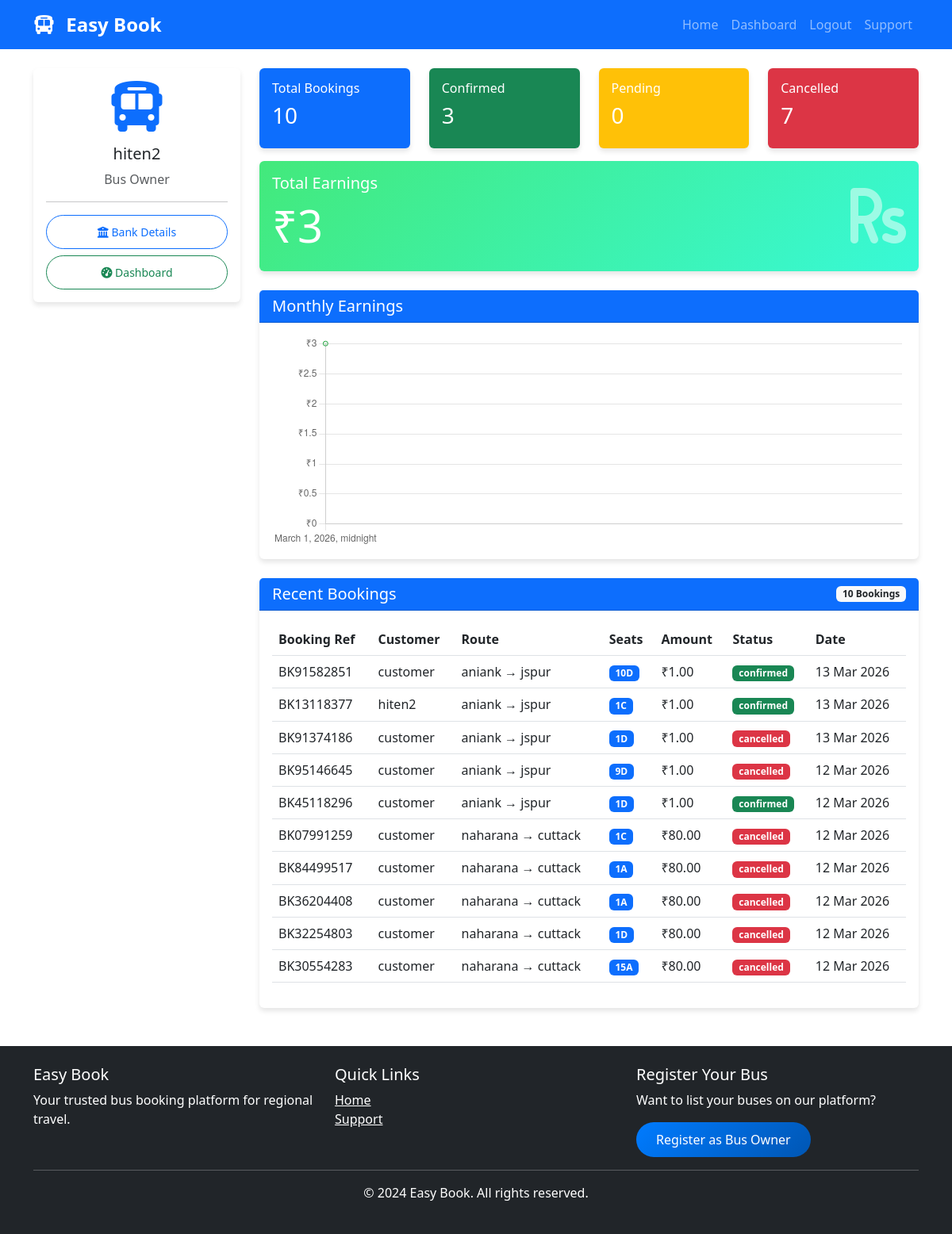
/bus-owner/booking-stats/ (signed in), run on the app's committed database.
### easybook/apps/accounts/models.py (models this page shows, shortened)
class User(AbstractUser):
    USER_TYPES = (
        ('customer', 'Customer'),
        ('bus_owner', 'Bus Owner'),
        ('admin', 'Admin'),
    )
    user_type = models.CharField(max_length=20, choices=USER_TYPES, default='customer')
    phone = models.CharField(max_length=15, unique=True)
    email_verified = models.BooleanField(default=False)
    phone_verified = models.BooleanField(default=False)
    profile_pic = models.ImageField(upload_to='profile_pics/', null=True, blank=True)
    address = models.CharField(max_length=255, blank=True, null=True)
    city = models.CharField(max_length=100, blank=True, null=True)
    state = models.CharField(max_length=100, blank=True, null=True)
    pincode = models.CharField(max_length=10, blank=True, null=True)
    date_of_birth = models.DateField(null=True, blank=True)
    created_at = models.DateTimeField(auto_now_add=True)
    updated_at = models.DateTimeField(auto_now=True)
    groups = models.ManyToManyField(
        'auth.Group',
        verbose_name='groups',
        blank=True,
        help_text='The groups this user belongs to.',
        related_name="custom_user_set",
        related_query_name="custom_user",
    )
    user_permissions = models.ManyToManyField(
        'auth.Permission',
        verbose_name='user permissions',
        blank=True,
        help_text='Specific permissions for this user.',
        related_name="custom_user_set",
        related_query_name="custom_user",
    )

### easybook/apps/bookings/models.py (models this page shows, shortened)
class Booking(models.Model):
    BOOKING_STATUS = (
        ('pending', 'Pending'),
        ('confirmed', 'Confirmed'),
        ('cancelled', 'Cancelled'),
        ('completed', 'Completed'),
    )
    user = models.ForeignKey(User, on_delete=models.CASCADE, limit_choices_to={'user_type': 'customer'}, related_name='customer_bookings')
    route = models.ForeignKey(Route, on_delete=models.CASCADE, related_name='route_bookings')
    booking_date = models.DateTimeField(auto_now_add=True)
    journey_date = models.DateField()
    total_amount = models.DecimalField(max_digits=10, decimal_places=2)
    status = models.CharField(max_length=20, choices=BOOKING_STATUS, default='pending')
    payment_id = models.CharField(max_length=100, blank=True, null=True)
    payment_method = models.CharField(max_length=50, blank=True, null=True)
    booking_reference = models.CharField(max_length=20, unique=True)

class BookedSeat(models.Model):
    GENDER_CHOICES = (
        ('M', 'Male'),
        ('F', 'Female'),
        ('O', 'Other'),
    )
    booking = models.ForeignKey(Booking, on_delete=models.CASCADE, related_name='booked_seats')
    seat = models.ForeignKey(Seat, on_delete=models.CASCADE, related_name='seat_bookings')
    passenger_name = models.CharField(max_length=100)
    passenger_age = models.IntegerField()
    passenger_gender = models.CharField(max_length=10, choices=GENDER_CHOICES)
    passenger_adhar = models.CharField(max_length=12, blank=True, null=True)
    class Meta:
        unique_together = ['booking', 'seat']

### easybook/apps/bus_owners/models.py (models this page shows, shortened)
class Route(models.Model):
    bus = models.ForeignKey(Bus, on_delete=models.CASCADE, related_name='routes')
    source = models.CharField(max_length=100)
    destination = models.CharField(max_length=100)
    departure_time = models.DateTimeField()
    arrival_time = models.DateTimeField()
    duration = models.CharField(max_length=50, help_text="e.g., 5 hours 30 mins", blank=True)
    fare = models.DecimalField(max_digits=10, decimal_places=2)
    available_seats = models.IntegerField()
    operating_days = models.CharField(max_length=100, help_text="Mon,Tue,Wed,Thu,Fri,Sat,Sun", default="All Days")

class Seat(models.Model):
    SEAT_TYPES = (
        ('window', 'Window'),
        ('aisle', 'Aisle'),
        ('middle', 'Middle'),
        ('sleeper_lower', 'Sleeper Lower'),
        ('sleeper_upper', 'Sleeper Upper'),
    )
    bus = models.ForeignKey(Bus, on_delete=models.CASCADE, related_name='seats')
    seat_number = models.CharField(max_length=10)
    seat_type = models.CharField(max_length=20, choices=SEAT_TYPES, default='window')
    seat_row = models.IntegerField()
    seat_column = models.IntegerField()
    is_active = models.BooleanField(default=True)
    class Meta:
        unique_together = ['bus', 'seat_number']
        ordering = ['seat_row', 'seat_column']

### easybook/apps/bus_owners/views.py (the view)
# urls.py: path('booking-stats/', views.owner_booking_stats, name='owner_booking_stats'),
@login_required
def owner_booking_stats(request):
    if request.user.user_type != 'bus_owner':
        messages.error(request, 'Access denied. Bus owner only.')
        return redirect('home')
    buses = Bus.objects.filter(owner=request.user)
    all_routes = Route.objects.filter(bus__in=buses)
    bookings = Booking.objects.filter(route__in=all_routes).order_by('-booking_date')
    total_bookings = bookings.count()
    confirmed_bookings = bookings.filter(status='confirmed').count()
    pending_bookings = bookings.filter(status='pending').count()
    cancelled_bookings = bookings.filter(status='cancelled').count()
    total_earnings = bookings.filter(status='confirmed').aggregate(Sum('total_amount'))['total_amount__sum'] or 0
    monthly_earnings = bookings.filter(status='confirmed').annotate(
        month=TruncMonth('booking_date')
    ).values('month').annotate(
        total=Sum('total_amount'),
        count=Count('id')
    ).order_by('month')
    recent_bookings = bookings[:10]
    context = {
        'total_bookings': total_bookings,
        'confirmed_bookings': confirmed_bookings,
        'pending_bookings': pending_bookings,
        'cancelled_bookings': cancelled_bookings,
        'total_earnings': total_earnings,
        'monthly_earnings': monthly_earnings,
        'recent_bookings': recent_bookings,
        'buses': buses,
    }
    return render(request, 'bus_owner/booking_stats.html', context)

### templates/bus_owner/booking_stats.html (shortened to what this page needs)
{% extends 'base.html' %}
{% block content %}
<div class="container mt-4">
    <div class="row">
        <div class="col-md-3">
            <div class="card">
                <div class="card-body text-center">
                    <i class="fas fa-bus fa-4x text-primary mb-3"></i>
                    <h5>{{ user.get_full_name|default:user.username }}</h5>
                    <p class="text-muted">Bus Owner</p>
                    <hr>
                    <a href="{% url 'add_bank_details' %}" class="btn btn-outline-primary btn-sm w-100 mb-2">
                        <i class="fas fa-university"></i> Bank Details
                    </a>
                    <a href="{% url 'bus_owner_dashboard' %}" class="btn btn-outline-success btn-sm w-100">
                        <i class="fas fa-tachometer-alt"></i> Dashboard
                    </a>
                </div>
            </div>
        </div>
        <div class="col-md-9">
            <div class="row">
                <div class="col-md-3 mb-3">
                    <div class="card bg-primary text-white">
                        <div class="card-body">
                            <h6>Total Bookings</h6>
                            <h3>{{ total_bookings }}</h3>
                        </div>
                    </div>
                </div>
                <div class="col-md-3 mb-3">
                    <div class="card bg-success text-white">
                        <div class="card-body">
                            <h6>Confirmed</h6>
                            <h3>{{ confirmed_bookings }}</h3>
                        </div>
                    </div>
                </div>
                <div class="col-md-3 mb-3">
                    <div class="card bg-warning text-white">
                        <div class="card-body">
                            <h6>Pending</h6>
                            <h3>{{ pending_bookings }}</h3>
                        </div>
                    </div>
                </div>
                <div class="col-md-3 mb-3">
                    <div class="card bg-danger text-white">
                        <div class="card-body">
                            <h6>Cancelled</h6>
                            <h3>{{ cancelled_bookings }}</h3>
                        </div>
                    </div>
                </div>
            </div>
            <div class="card bg-gradient-success text-white mb-4">
                <div class="card-body">
                    <div class="row align-items-center">
                        <div class="col-md-6">
                            <h5>Total Earnings</h5>
                            <h2 class="display-4">₹{{ total_earnings|floatformat:0 }}</h2>
                        </div>
                        <div class="col-md-6 text-end">
                            <i class="fas fa-rupee-sign fa-5x opacity-50"></i>
                        </div>
                    </div>
                </div>
            </div>
            <div class="card mb-4">
                <div class="card-header bg-primary text-white">
                    <h5 class="mb-0">Monthly Earnings</h5>
                </div>
                <div class="card-body">
                    <canvas id="earningsChart" height="100"></canvas>
                </div>
            </div>
            <div class="card">
                <div class="card-header bg-primary text-white d-flex justify-content-between align-items-center">
                    <h5 class="mb-0">Recent Bookings</h5>
                    <span class="badge bg-light text-dark">{{ recent_bookings|length }} Bookings</span>
                </div>
                <div class="card-body">
                    <div class="table-responsive">
                        <table class="table table-hover">
                            <thead>
                                <tr>
                                    <th>Booking Ref</th>
                                    <th>Customer</th>
                                    <th>Route</th>
                                    <th>Seats</th>
                                    <th>Amount</th>
                                    <th>Status</th>
                                    <th>Date</th>
                                </tr>
                            </thead>
                            <tbody>
                                {% for booking in recent_bookings %}
                                <tr>
                                    <td>{{ booking.booking_reference }}</td>
                                    <td>{{ booking.user.username }}</td>
                                    <td>{{ booking.route.source }} → {{ booking.route.destination }}</td>
                                    <td>
                                        {% for seat in booking.booked_seats.all %}
                                            <span class="badge bg-primary">{{ seat.seat.seat_number }}</span>
                                        {% endfor %}
                                    </td>
                                    <td>₹{{ booking.total_amount }}</td>
                                    <td>
                                        <span class="badge
                                            {% if booking.status == 'confirmed' %}bg-success
                                            {% elif booking.status == 'pending' %}bg-warning
                                            {% elif booking.status == 'cancelled' %}bg-danger
                                            {% else %}bg-secondary{% endif %}">
                                            {{ booking.status }}
                                        </span>
                                    </td>
                                    <td>{{ booking.booking_date|date:"d M Y" }}</td>
                                </tr>
                                {% empty %}
                                <tr>
                                    <td colspan="7" class="text-center">No bookings yet</td>
                                </tr>
                                {% endfor %}
                            </tbody>
                        </table>
                    </div>
                </div>
            </div>
        </div>
    </div>
</div>
<script>
document.addEventListener('DOMContentLoaded', function() {
    // Prepare monthly earnings data
    const months = [];
    const earnings = [];
    {% for month in monthly_earnings %}
        months.push('{{ month.month }}');
        earnings.push({{ month.total|floatformat:0 }});
    {% endfor %}
    // Create chart
    const ctx = document.getElementById('earningsChart').getContext('2d');
    new Chart(ctx, {
        type: 'line',
        data: {
            labels: months,
            datasets: [{
                label: 'Monthly Earnings (₹)',
                data: earnings,
                borderColor: '#28a745',
                backgroundColor: 'rgba(40, 167, 69, 0.1)',
                tension: 0.4,
                fill: true
            }]
        },
        options: {
            responsive: true,
            plugins: {
                legend: {
                    display: false
                }
            },
            scales: {
                y: {
                    beginAtZero: true,
                    ticks: {
                        callback: function(value) {
                            return '₹' + value;
                        }
                    }
                }
            }
        }
    });
});
</script>
{% endblock %}

### static/css/style.css (style rules this page uses)
:root { --primary-color: #007bff; --secondary-color: #6c757d; }
body { font-family: 'Segoe UI', Tahoma, Geneva, Verdana, sans-serif; min-height: 100vh; display: flex; flex-direction: column; }
.card { border: none; box-shadow: 0 4px 6px rgba(0,0,0,.1); transition: transform 0.3s ease; }
.btn { border-radius: 25px; padding: 10px 25px; }

### templates/bus_owner/booking_stats.html (style rules this page uses)
.bg-gradient-success { background: linear-gradient(135deg, #43e97b 0%, #38f9d7 100%); }
.opacity-50 { opacity: 0.5; }

### data on the page
User: get_full_name "hiten2"
Booking: booking_reference "BK91582851", user.username "customer", route.source "aniank", route.destination "jspur", total_amount "1.00", status "confirmed", booking_date "13 Mar 2026"
BookedSeat: seat.seat_number "10D"
Booking: booking_reference "BK13118377", user.username "hiten2", route.source "aniank", route.destination "jspur", total_amount "1.00", status "confirmed", booking_date "13 Mar 2026"
BookedSeat: seat.seat_number "1C"
Booking: booking_reference "BK91374186", user.username "customer", route.source "aniank", route.destination "jspur", total_amount "1.00", status "cancelled", booking_date "13 Mar 2026"
BookedSeat: seat.seat_number "1D"
Booking: booking_reference "BK95146645", user.username "customer", route.source "aniank", route.destination "jspur", total_amount "1.00", status "cancelled", booking_date "12 Mar 2026"
BookedSeat: seat.seat_number "9D"
Booking: booking_reference "BK45118296", user.username "customer", route.source "aniank", route.destination "jspur", total_amount "1.00", status "confirmed", booking_date "12 Mar 2026"
BookedSeat: seat.seat_number "1D"
Booking: booking_reference "BK07991259", user.username "customer", route.source "naharana", route.destination "cuttack", total_amount "80.00", status "cancelled", booking_date "12 Mar 2026"
BookedSeat: seat.seat_number "1C"
Booking: booking_reference "BK84499517", user.username "customer", route.source "naharana", route.destination "cuttack", total_amount "80.00", status "cancelled", booking_date "12 Mar 2026"
BookedSeat: seat.seat_number "1A"
Booking: booking_reference "BK36204408", user.username "customer", route.source "naharana", route.destination "cuttack", total_amount "80.00", status "cancelled", booking_date "12 Mar 2026"
BookedSeat: seat.seat_number "1A"
Booking: booking_reference "BK32254803", user.username "customer", route.source "naharana", route.destination "cuttack", total_amount "80.00", status "cancelled", booking_date "12 Mar 2026"
BookedSeat: seat.seat_number "1D"
Booking: booking_reference "BK30554283", user.username "customer", route.source "naharana", route.destination "cuttack", total_amount "80.00", status "cancelled", booking_date "12 Mar 2026"
BookedSeat: seat.seat_number "15A"

### other printed values
{{ total_bookings }} "10"
{{ confirmed_bookings }} "3"
{{ pending_bookings }} "0"
{{ cancelled_bookings }} "7"
{{ total_earnings|floatformat:0 }} "3"
{{ recent_bookings|length }} "10"
chart data {{ month.total|floatformat:0 }} 3
